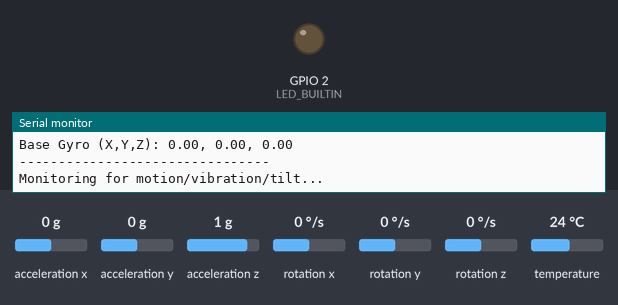
This sketch was run on a simulated ESP32. Parts: output pins drawn as LEDs (lit = HIGH), the last lines printed to the serial monitor. Inputs (shaded band) come from the test bench; at power-on: acceleration x 0 g, rotation x 0 °/s, acceleration y 0 g, acceleration z 1 g, rotation y 0 °/s, rotation z 0 °/s, temperature 24 °C.

Above: at 7.3 s.
7.4 s: acceleration x set to -1.4 g
At 8.2 s:
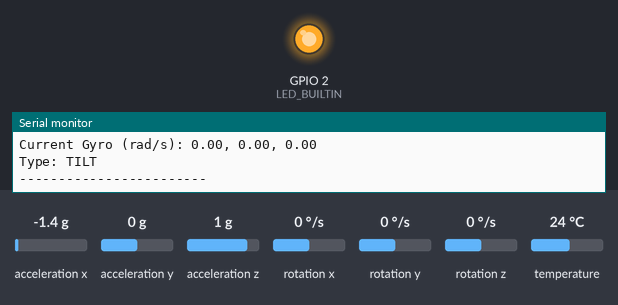
8.9 s: rotation x set to -192 °/s
Timing chart, 0 to 11.9 s (numbered marks = the images above; inputs shaded):
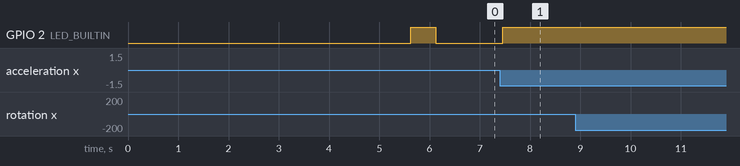

Measured:
- after the input at 7.4 s, GPIO 2 (LED_BUILTIN): LOW → HIGH after 0.06 s

The sketch:

mpu6050-alert.ino
```cpp
#include <Wire.h>
#include <Adafruit_MPU6050.h>
#include <Adafruit_Sensor.h>

Adafruit_MPU6050 mpu;

// Variables for initial calibration
float baseAccelX = 0, baseAccelY = 0, baseAccelZ = 0;
float baseGyroX = 0, baseGyroY = 0, baseGyroZ = 0;
bool calibrated = false;

// Thresholds for detecting motion (adjust these values as needed)
float ACCEL_THRESHOLD = 0.5;  // m/s² difference from base
float GYRO_THRESHOLD = 0.3;   // rad/s difference from base
int VIBRATION_SAMPLES = 5;     // Number of samples to check for vibration

// LED pins for different ESP32 boards
// Most ESP32 dev boards have built-in LED on GPIO2
// Some use GPIO5 or other pins - check your board
#define LED_BUILTIN 2  // Change this if your board uses a different pin

// Variables for LED control
unsigned long motionStartTime = 0;
bool ledState = false;
const unsigned long LED_ON_DURATION = 1000; // LED stays on for 1 second after motion stops

void setup() {
  Serial.begin(115200);
  delay(1000);

  // Initialize built-in LED
  pinMode(LED_BUILTIN, OUTPUT);
  digitalWrite(LED_BUILTIN, LOW); // Start with LED off

  Serial.println("ESP32 MPU6050 Motion Detector");
  Serial.println("--------------------------------");

  // Initialize I2C with your pins (SDA=17, SCL=16)
  Wire.begin(17, 16);

  // Initialize MPU6050
  if (!mpu.begin()) {
    Serial.println("MPU6050 not found! Check wiring");
    Serial.println("SDA=17, SCL=16");
    // Blink LED rapidly to indicate error
    while (1) {
      digitalWrite(LED_BUILTIN, HIGH);
      delay(100);
      digitalWrite(LED_BUILTIN, LOW);
      delay(100);
    }
  }
  Serial.println("MPU6050 found!");

  // Configure MPU6050
  mpu.setAccelerometerRange(MPU6050_RANGE_8_G);
  mpu.setGyroRange(MPU6050_RANGE_500_DEG);
  mpu.setFilterBandwidth(MPU6050_BAND_21_HZ);

  Serial.println("Calibrating sensor... Keep sensor still");
  delay(2000);

  // Read initial values for calibration
  calibrateSensor();

  Serial.println("Calibration complete!");
  Serial.print("Base Accel (X,Y,Z): ");
  Serial.print(baseAccelX, 2); Serial.print(", ");
  Serial.print(baseAccelY, 2); Serial.print(", ");
  Serial.println(baseAccelZ, 2);

  Serial.print("Base Gyro (X,Y,Z): ");
  Serial.print(baseGyroX, 2); Serial.print(", ");
  Serial.print(baseGyroY, 2); Serial.print(", ");
  Serial.println(baseGyroZ, 2);

  Serial.println("--------------------------------");
  Serial.println("Monitoring for motion/vibration/tilt...");

  // Quick LED test
  digitalWrite(LED_BUILTIN, HIGH);
  delay(500);
  digitalWrite(LED_BUILTIN, LOW);
}

void loop() {
  sensors_event_t a, g, temp;
  mpu.getEvent(&a, &g, &temp);

  // Calculate differences from base values
  float accelDiffX = abs(a.acceleration.x - baseAccelX);
  float accelDiffY = abs(a.acceleration.y - baseAccelY);
  float accelDiffZ = abs(a.acceleration.z - baseAccelZ);

  float gyroDiffX = abs(g.gyro.x - baseGyroX);
  float gyroDiffY = abs(g.gyro.y - baseGyroY);
  float gyroDiffZ = abs(g.gyro.z - baseGyroZ);

  // Check for tilt (change in accelerometer)
  bool tiltDetected = (accelDiffX > ACCEL_THRESHOLD ||
                       accelDiffY > ACCEL_THRESHOLD ||
                       accelDiffZ > ACCEL_THRESHOLD);

  // Check for vibration/rotation (change in gyroscope)
  bool vibrationDetected = (gyroDiffX > GYRO_THRESHOLD ||
                            gyroDiffY > GYRO_THRESHOLD ||
                            gyroDiffZ > GYRO_THRESHOLD);

  // If any motion detected
  if (tiltDetected || vibrationDetected) {
    // Turn LED on
    digitalWrite(LED_BUILTIN, HIGH);
    motionStartTime = millis(); // Record when motion started

    Serial.println("\n*** MOTION DETECTED! ***");

    // Print current readings
    Serial.print("Current Accel (m/s²): ");
    Serial.print(a.acceleration.x, 2); Serial.print(", ");
    Serial.print(a.acceleration.y, 2); Serial.print(", ");
    Serial.println(a.acceleration.z, 2);

    Serial.print("Diff from base: ");
    Serial.print(accelDiffX, 2); Serial.print(", ");
    Serial.print(accelDiffY, 2); Serial.print(", ");
    Serial.println(accelDiffZ, 2);

    Serial.print("Current Gyro (rad/s): ");
    Serial.print(g.gyro.x, 2); Serial.print(", ");
    Serial.print(g.gyro.y, 2); Serial.print(", ");
    Serial.println(g.gyro.z, 2);

    // Classify the motion
    if (tiltDetected && !vibrationDetected) {
      Serial.println("Type: TILT");
    } else if (!tiltDetected && vibrationDetected) {
      Serial.println("Type: VIBRATION/ROTATION");
    } else {
      Serial.println("Type: COMBINED MOTION");
    }

    Serial.println("------------------------");
  } else {
    // No motion detected, but keep LED on for LED_ON_DURATION after last motion
    if (motionStartTime > 0 && (millis() - motionStartTime) < LED_ON_DURATION) {
      // Still within the LED on period
      digitalWrite(LED_BUILTIN, HIGH);
    } else {
      // LED on period expired
      digitalWrite(LED_BUILTIN, LOW);
      motionStartTime = 0;
    }
  }

  delay(100); // Check every 100ms
}

void calibrateSensor() {
  const int numSamples = 50;
  float sumAccelX = 0, sumAccelY = 0, sumAccelZ = 0;
  float sumGyroX = 0, sumGyroY = 0, sumGyroZ = 0;

  Serial.print("Calibrating");

  for (int i = 0; i < numSamples; i++) {
    sensors_event_t a, g, temp;
    mpu.getEvent(&a, &g, &temp);

    sumAccelX += a.acceleration.x;
    sumAccelY += a.acceleration.y;
    sumAccelZ += a.acceleration.z;

    sumGyroX += g.gyro.x;
    sumGyroY += g.gyro.y;
    sumGyroZ += g.gyro.z;

    if (i % 10 == 0) {
      Serial.print(".");
    }
    delay(50);
  }

  Serial.println(" done!");

  // Calculate averages
  baseAccelX = sumAccelX / numSamples;
  baseAccelY = sumAccelY / numSamples;
  baseAccelZ = sumAccelZ / numSamples;

  baseGyroX = sumGyroX / numSamples;
  baseGyroY = sumGyroY / numSamples;
  baseGyroZ = sumGyroZ / numSamples;

  calibrated = true;
}
```
